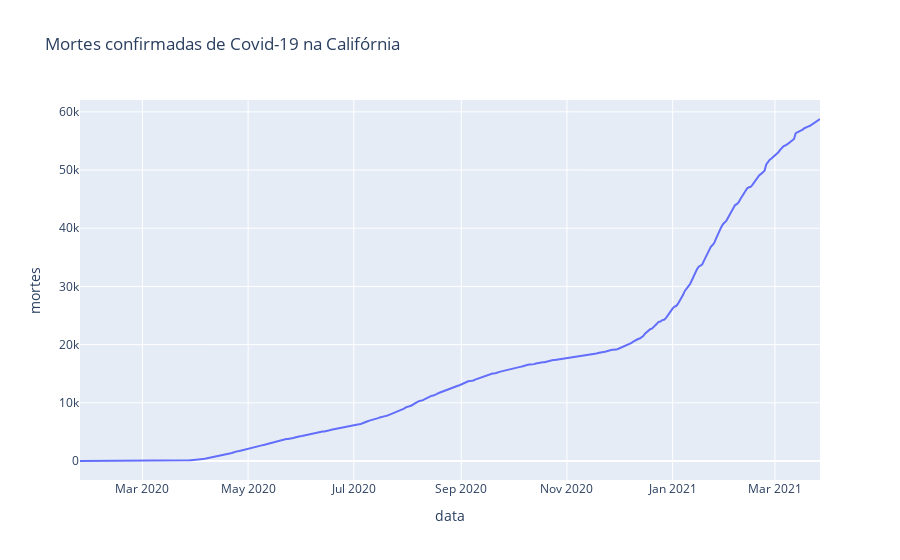

The notebook cell this image was saved under:
### Code cell
# Vamos visualizar as mortes pelos estados
        # Visualizar as mortes na Califórnia
px.line(ca, 'data', 'mortes', title='Mortes confirmadas de Covid-19 na Califórnia')

### Figure 1 — Plotly figure (JSON) as saved in the notebook; plotly's stock layout.template omitted (floating-point values rounded to 4 significant figures; data arrays with more than 128 entries replaced by an {"elided": "..."} marker saying what was removed)
{"data": [{"hovertemplate": "data=%{x}<br>mortes=%{y}<extra></extra>", "legendgroup": "", "line": {"color": "#636efa", "dash": "solid"}, "mode": "lines", "name": "", "orientation": "v", "showlegend": false, "type": "scatter", "x": {"elided": "428 str values"}, "xaxis": "x", "y": {"elided": "428 int values"}, "yaxis": "y"}], "layout": {"legend": {"tracegroupgap": 0}, "title": {"text": "Mortes confirmadas de Covid-19 na Califórnia"}, "xaxis": {"anchor": "y", "domain": [0, 1], "title": {"text": "data"}}, "yaxis": {"anchor": "x", "domain": [0, 1], "title": {"text": "mortes"}}}}
